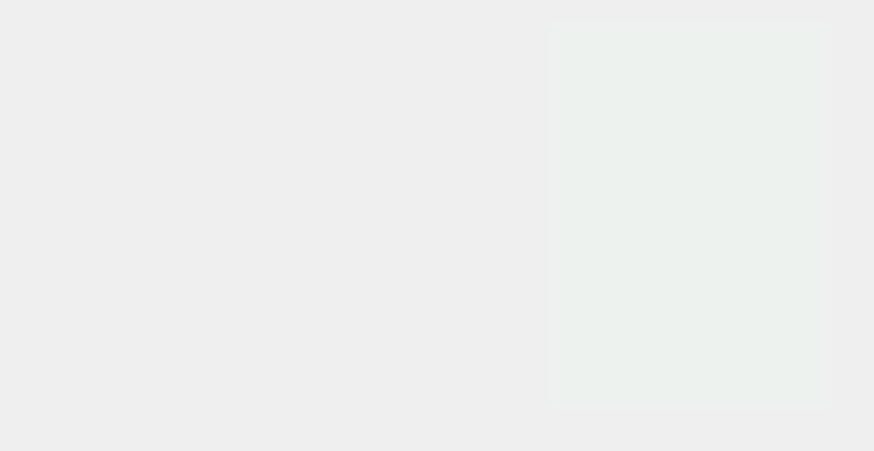
<?xml version="1.0" encoding="UTF-8"?>
<ui version="4.0">
 <class>AddImages</class>
 <widget class="QWidget" name="AddImages">
  <property name="geometry">
   <rect>
    <x>0</x>
    <y>0</y>
    <width>874</width>
    <height>451</height>
   </rect>
  </property>
  <property name="windowTitle">
   <string>Upload Images | MyInvincibleLibrary</string>
  </property>
  <property name="windowIcon">
   <iconset resource="../imgresources.qrc">
    <normaloff>:/img/ic_launcher.png</normaloff>:/img/ic_launcher.png</iconset>
  </property>
  <widget class="QLabel" name="background">
   <property name="geometry">
    <rect>
     <x>0</x>
     <y>0</y>
     <width>874</width>
     <height>451</height>
    </rect>
   </property>
   <property name="styleSheet">
    <string notr="true">background-image: url(:/img/background.jpg);</string>
   </property>
   <property name="text">
    <string/>
   </property>
  </widget>
  <widget class="QWidget" name="gridLayoutWidget">
   <property name="geometry">
    <rect>
     <x>40</x>
     <y>130</y>
     <width>481</width>
     <height>271</height>
    </rect>
   </property>
   <layout class="QGridLayout" name="gridLayout"/>
  </widget>
  <widget class="QWidget" name="gridLayoutWidget_2">
   <property name="geometry">
    <rect>
     <x>40</x>
     <y>20</y>
     <width>481</width>
     <height>101</height>
    </rect>
   </property>
   <layout class="QGridLayout" name="gridLayout_2"/>
  </widget>
  <widget class="QFrame" name="frame">
   <property name="geometry">
    <rect>
     <x>550</x>
     <y>20</y>
     <width>281</width>
     <height>391</height>
    </rect>
   </property>
   <property name="styleSheet">
    <string notr="true">background-color: rgba(235, 245, 238, 0.29);
border-radius: 10px;</string>
   </property>
   <property name="frameShape">
    <enum>QFrame::StyledPanel</enum>
   </property>
   <property name="frameShadow">
    <enum>QFrame::Raised</enum>
   </property>
   <widget class="QLabel" name="img_preview">
    <property name="geometry">
     <rect>
      <x>10</x>
      <y>10</y>
      <width>261</width>
      <height>371</height>
     </rect>
    </property>
    <property name="text">
     <string/>
    </property>
    <property name="scaledContents">
     <bool>true</bool>
    </property>
   </widget>
  </widget>
 </widget>
 <resources>
  <include location="../imgresources.qrc"/>
 </resources>
 <connections/>
</ui>
